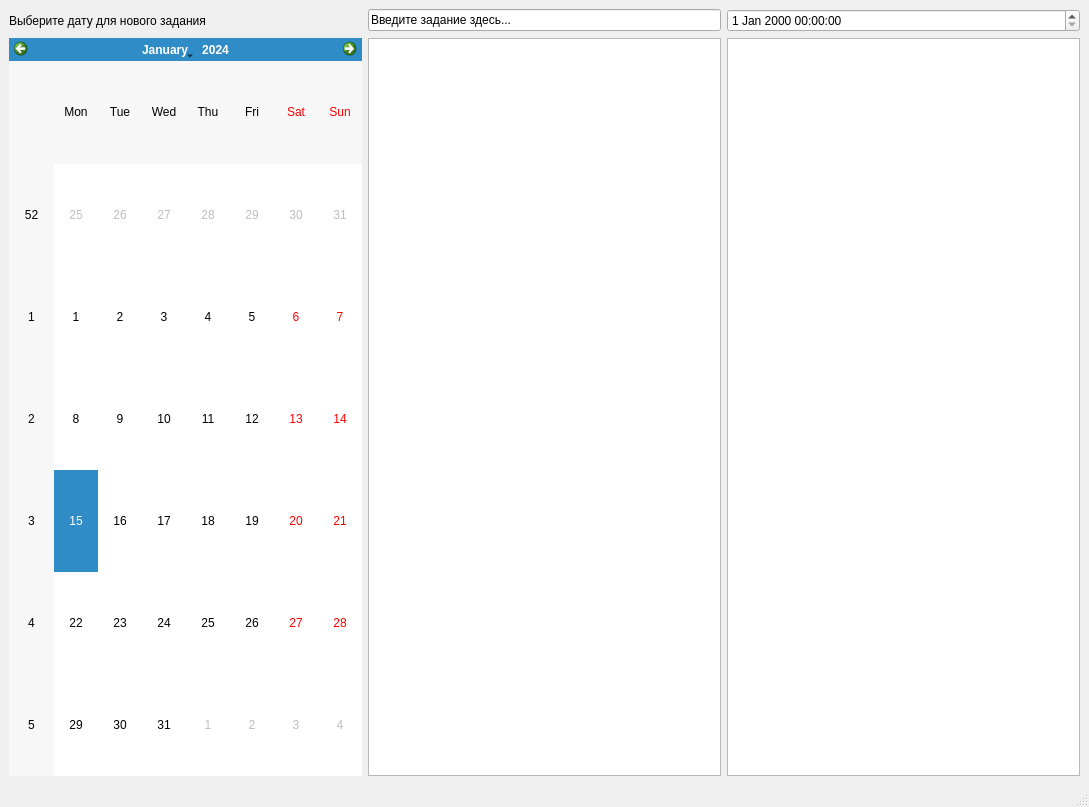
<?xml version="1.0" encoding="UTF-8"?>
<ui version="4.0">
 <class>MainWindow</class>
 <widget class="QMainWindow" name="MainWindow">
  <property name="geometry">
   <rect>
    <x>0</x>
    <y>0</y>
    <width>1089</width>
    <height>807</height>
   </rect>
  </property>
  <property name="windowTitle">
   <string>MainWindow</string>
  </property>
  <widget class="QWidget" name="centralwidget">
   <layout class="QGridLayout" name="gridLayout">
    <item row="0" column="1">
     <widget class="QLineEdit" name="lineEdit">
      <property name="text">
       <string>Введите задание здесь...</string>
      </property>
     </widget>
    </item>
    <item row="1" column="0">
     <widget class="QCalendarWidget" name="calendarWidget"/>
    </item>
    <item row="1" column="1">
     <widget class="QListView" name="listView"/>
    </item>
    <item row="1" column="2">
     <widget class="QListWidget" name="listWidget"/>
    </item>
    <item row="0" column="2">
     <widget class="QDateTimeEdit" name="dateTimeEdit"/>
    </item>
    <item row="0" column="0">
     <widget class="QLabel" name="label">
      <property name="text">
       <string>Выберите дату для нового задания</string>
      </property>
     </widget>
    </item>
   </layout>
  </widget>
  <widget class="QMenuBar" name="menubar">
   <property name="geometry">
    <rect>
     <x>0</x>
     <y>0</y>
     <width>1089</width>
     <height>21</height>
    </rect>
   </property>
  </widget>
  <widget class="QStatusBar" name="statusbar"/>
 </widget>
 <resources/>
 <connections/>
</ui>
